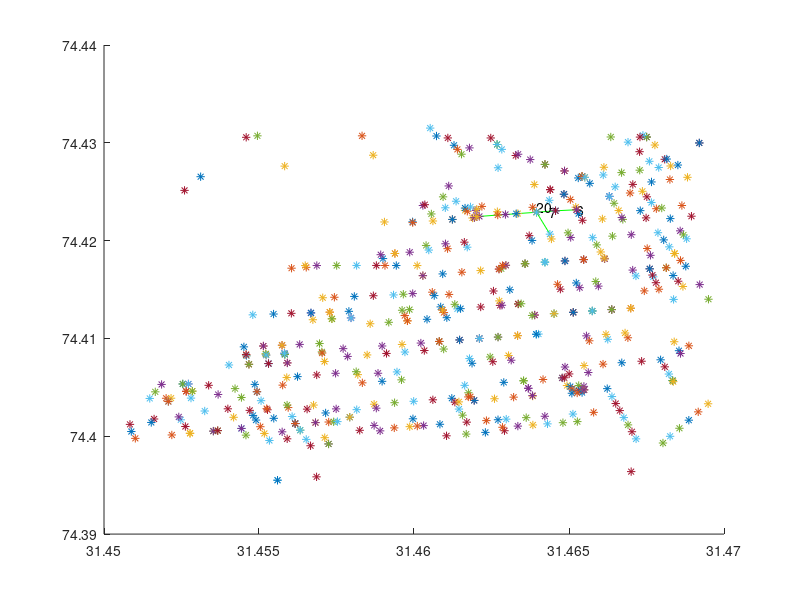

Write MATLAB code to recreate this figure.
%% load data into matlab
hold on
close all
clear all
load('cellarray_ways.mat', 'cellarray_ways');

%Ways = zeros(length(cellarray_ways),length(cellarray_ways{cell_num}),2);
%% find block
for cell_num = 1:length(cellarray_ways)
    for point_num = 1:length(cellarray_ways{cell_num})
        Ways(cell_num,point_num,1) = cellarray_ways{cell_num}{point_num}(1);
        Ways(cell_num,point_num,2) = cellarray_ways{cell_num}{point_num}(2);
    end
end


%% load data into matlab

load('cellarray_ways.mat', 'cellarray_ways');

%Ways = zeros(length(cellarray_ways),length(cellarray_ways{cell_num}),2);
%% find block
for cell_num = 1:length(cellarray_ways)
    for point_num = 1:length(cellarray_ways{cell_num})
        Ways(cell_num,point_num,1) = cellarray_ways{cell_num}{point_num}(1);
        Ways(cell_num,point_num,2) = cellarray_ways{cell_num}{point_num}(2);
    end
end



hold on
X={};
Y={};



    
for cell_num = 1:length(cellarray_ways)
    %plot(Ways(cell_num,:,1) , Ways(cell_num,:,2));
  
 manual_ways_toshow=[1:319]
manual_ways_toshow=[7,20,6];
    if (sum(cell_num==manual_ways_toshow)==1)
        
        disp([num2str(cell_num) ,'_']);
        %following code is used to detect if the path(set of points) is a
        %relatively straight line
        [p,struct] = polyfit( Ways(cell_num,1:length(cellarray_ways{cell_num}),1) , Ways(cell_num,1:length(cellarray_ways{cell_num}),2) ,1)
        if(struct.df<900000 )% .df is a measure of straightness (dont know/need the exact details)
            
            plot( Ways(cell_num,1:length(cellarray_ways{cell_num}),1) , Ways(cell_num,1:length(cellarray_ways{cell_num}),2) ,'g');
            X{end+1}= Ways(cell_num,1:length(cellarray_ways{cell_num}),1);
            Y{end+1}= Ways(cell_num,1:length(cellarray_ways{cell_num}),2);
        
            %dont plot lines that arent straight
            disp('is not a st line')
        end
        % number the lines for easy marking of paths
        text(max(Ways(cell_num,1:length(cellarray_ways{cell_num}),1)),max(Ways(cell_num,1:length(cellarray_ways{cell_num}),2)),num2str(cell_num))
        disp('^');
    end
end


%% making 2 point ways
    Way_2pt =[];
    id=0;
    for cell_num = 1:length(cellarray_ways)
        curWayLen = length(cellarray_ways{cell_num});
        for iter =  1:curWayLen
            if iter+1 <= curWayLen
                id=id+1;
                %starting point
                Way_2pt(end+1 ,1 ,1) = Ways(cell_num,iter,1);
                Way_2pt(end ,1 ,2) = Ways(cell_num,iter,2);
                Way_2pt(end ,3,1) = cell_num;
                Way_2pt(end , 4 , 1)=id;
                %ending point
                Way_2pt(end , 2 , 1)= Ways(cell_num,iter+1,1);
                Way_2pt(end , 2 , 2)= Ways(cell_num,iter+1,2);
               
                x=[  Ways(cell_num,iter,1);,Ways(cell_num,iter+1,1)];
                y=[  Ways(cell_num,iter,2);,Ways(cell_num,iter+1,2)];
            %%    plot(x,y)
            end
        end


    end
count = 0;
intersections=[];
for i=1:length(Way_2pt)
    x1 = Way_2pt(i,2,1);
    y1 = Way_2pt(i,2,2);
    cell1=Way_2pt(i,4,1);
    way1=Way_2pt(i,3,1);
   
    
   %%  p1 = polyfit(x1,y1,1);
    
    
    for j=1:length(Way_2pt)
          
            x2 = Way_2pt(j,1,1);
            y2 = Way_2pt(j,1,2);
            cell2=Way_2pt(j,4,1);
            way2=Way_2pt(j,3,1);
           %% diff_tocmp= tocmp_way_end-tocmp_way_start;
            %%slope_in=diff_tocmp(2)/diff_tocmp(1);
           
      %%%      p2 = polyfit(x2,y2,1); 
        
      %%      x_intersect = fzero(@(x) polyval(p1-p2,x),3);
            
     %%       y_intersect = polyval(p1,x_intersect);
            
     %%       if(((abs(x_intersect-min(x2))<0.001 &&abs(x_intersect-min(x1))<0.001) || (abs(x_intersect-max(x2))<0.001 && abs(x_intersect-max(x1))<0.001)) && ((abs(y_intersect-min(y2))<0.001 && abs(y_intersect-min(y1))<0.001) ||( abs(y_intersect-max(y2))<0.001 && abs(y_intersect-max(y1))<0.001)))
         
            if (x1==x2 && y1==y2 && way1~=way2 )  
                count=count+1;
                intersections(count,1)=x1;
                intersections(count,2)=y1;
                intersections(count,3)=cell1;
                intersections(count,4)=cell2;
                 intersections(count,5)=way1;
                intersections(count,6)=way2;
                intersections(count,7)=0;
                 
              
     %%           saveas(gcf,'CV2','jpg')
                drawnow;
               end
    end
end
blocks={};
blocks1={};
block_num = 0;

for i = 1:count
plot(intersections(i,1),intersections(i,2),'*')
end
%%%%%%%%%%%%%%%%%%%%%%%%%%%%%%%%%%%%%%%%%%%%%%%%%%%%%